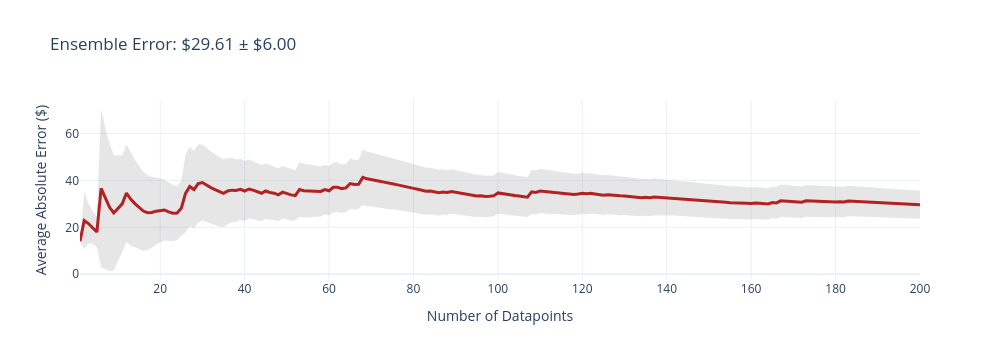
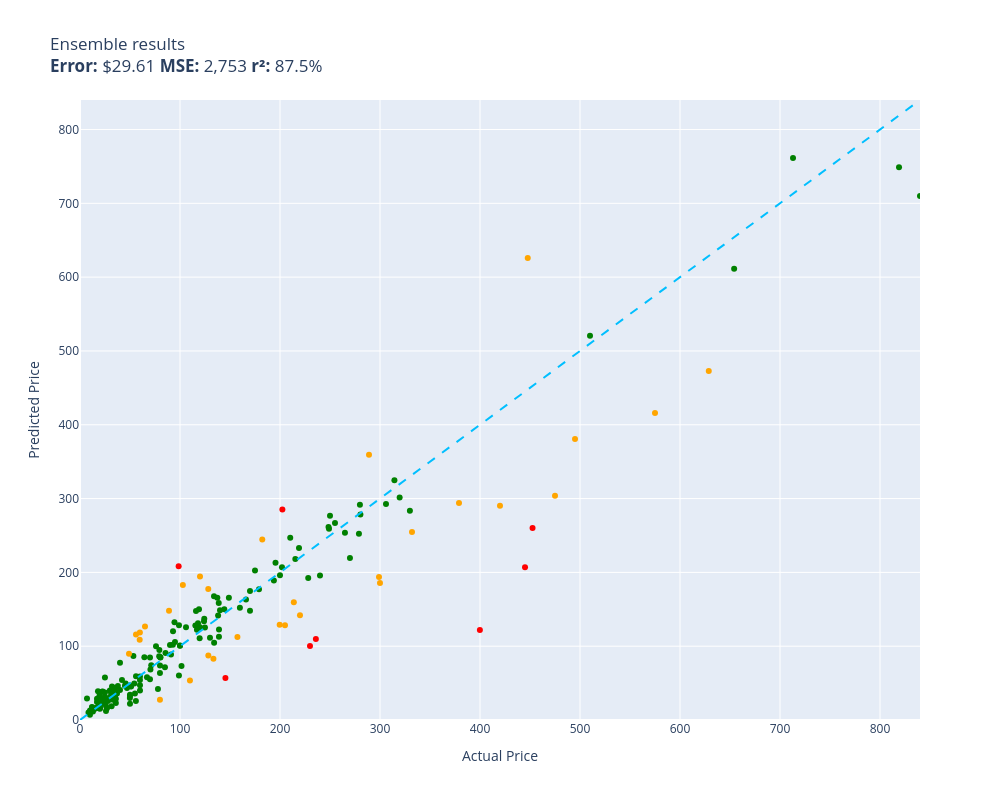

Here is the notebook cell these charts were saved with, in order:
### Code cell
evaluate(ensemble, test)

### Figure 1 — Plotly figure (JSON) as saved in the notebook; plotly's stock layout.template omitted (floating-point values rounded to 4 significant figures; data arrays with more than 128 entries replaced by an {"elided": "..."} marker saying what was removed)
{"data": [{"fill": "toself", "fillcolor": "rgba(128,128,128,0.2)", "hoverinfo": "skip", "line": {"color": "rgba(255,255,255,0)"}, "name": "95% CI", "showlegend": false, "type": "scatter", "x": {"elided": "400 int values"}, "y": {"elided": "400 float values"}}, {"customdata": {"elided": "200x1 float values"}, "hovertemplate": "n=%{x}<br>Avg Error=$%{y:,.2f}<br>±95% CI=$%{customdata[0]:,.2f}<extra></extra>", "line": {"color": "firebrick", "width": 3}, "mode": "lines", "name": "Cumulative Avg Error", "type": "scatter", "x": {"elided": "200 int values"}, "y": {"elided": "200 float values"}}], "layout": {"height": 360, "showlegend": false, "title": {"text": "Ensemble Error: $29.61 ± $6.00"}, "width": 1000, "xaxis": {"title": {"text": "Number of Datapoints"}}, "yaxis": {"title": {"text": "Average Absolute Error ($)"}}}}

### Figure 2 — Plotly figure (JSON) as saved in the notebook; plotly's stock layout.template omitted (floating-point values rounded to 4 significant figures; data arrays with more than 128 entries replaced by an {"elided": "..."} marker saying what was removed)
{"data": [{"customdata": {"elided": "162x1 str values"}, "hovertemplate": "%{customdata[0]}<extra></extra>", "legendgroup": "green", "marker": {"color": "green", "size": 6, "symbol": "circle"}, "mode": "markers", "name": "green", "orientation": "v", "showlegend": true, "type": "scatter", "x": {"elided": "162 float values"}, "xaxis": "x", "y": {"elided": "162 float values"}, "yaxis": "y"}, {"customdata": [["RBC12-UPC Replacement Battery Cartridge ...\nGuess=$100.19 Actual=$229.99"], ["DEWALT 20V MAX* XR Impact Driver with Bl...\nGuess=$260.20 Actual=$452.53"], ["Aolemi Oil Rubbed Bronze Single Function...\nGuess=$208.35 Actual=$98.65"], ["Wenger City Upgrade Laptop Backpack with...\nGuess=$56.78 Actual=$145.42"], ["Evan-Fischer Front Bumper Cover Compatib...\nGuess=$285.18 Actual=$202.38"], ["Sumerain S1339CM Double Handle Widesprea...\nGuess=$109.60 Actual=$235.86"], ["Lighted Triangle Mirror Cabinet Bathroom...\nGuess=$206.90 Actual=$445.00"], ["Canon Sure Shot 90u 35mm Date Camera\nGuess=$121.96 Actual=$399.89"]], "hovertemplate": "%{customdata[0]}<extra></extra>", "legendgroup": "red", "marker": {"color": "red", "size": 6, "symbol": "circle"}, "mode": "markers", "name": "red", "orientation": "v", "showlegend": true, "type": "scatter", "x": [230.0, 452.5, 98.65, 145.4, 202.4, 235.9, 445.0, 399.9], "xaxis": "x", "y": [100.2, 260.2, 208.4, 56.78, 285.2, 109.6, 206.9, 122.0], "yaxis": "y"}, {"customdata": [["Metabo HPT 36V MultiVolt™ Cordless Rotar...\nGuess=$294.08 Actual=$379.00"], ["Bam Trekking 3027SB Single Black Clarine...\nGuess=$254.57 Actual=$332.00"], ["Mini PC, Kinupute Desktop Computer E3-12...\nGuess=$380.71 Actual=$495.00"], ["Clementoni 39132.5 Jigsaw Puzzle 1,000 P...\nGuess=$27.53 Actual=$79.95"], ["Evergreen HSHB2005 Cylinder Head Gasket ...\nGuess=$108.74 Actual=$59.69"], ["Travelpro Platinum Elite Slim Business L...\nGuess=$159.43 Actual=$213.83"], ["JRready ST6313 DT Deutsch Connector Kit,...\nGuess=$128.88 Actual=$199.68"], ["Dakota Alert MURS Alert Probe Sensor - M...\nGuess=$141.84 Actual=$219.99"], ["KOHLER 18865-CP Filtered Water Faucet, P...\nGuess=$303.93 Actual=$475.00"], ["Western Digital Enterprise RE4-GP 2TB SA...\nGuess=$53.50 Actual=$109.95"], ["Poison Spyder 10-08-020 Rocker Knocker\nGuess=$472.97 Actual=$628.76"], ["ANZO USA 111207 GMC SIERRA 99-06 / YUKON...\nGuess=$244.48 Actual=$182.28"], ["EMART Photography C Stand with Boom Arm,...\nGuess=$194.55 Actual=$119.99"], ["Grey Pneumatic 1311SD Impact Socket Set\nGuess=$112.60 Actual=$157.43"], ["Walker Exhaust Ultra EPA 16478 Direct Fi...\nGuess=$416.01 Actual=$574.99"], ["Mikrotik RB3011UIAS-RM RouterBOARD 10xGi...\nGuess=$193.71 Actual=$299.00"], ["DuraGo 29515020 Front Hub Assembly\nGuess=$87.52 Actual=$128.34"], ["Linkloos Solar Street Lights Outdoor Wat...\nGuess=$115.87 Actual=$55.99"], ["GENUINE VOLVO THERMOSTAT (3.0, 3.2) S60 ...\nGuess=$182.84 Actual=$102.85"], ["CradlePoint Compact Broadband Router (CB...\nGuess=$147.93 Actual=$89.00"], ["Hp Pavilion P7-1257c Motherboard Aahd3-h...\nGuess=$118.62 Actual=$59.86"], ["UPR Mach 1 Chin Spoiler Fits 94-98 Musta...\nGuess=$126.76 Actual=$64.99"], ["SP Air Corporation SP-8102BU 1/4-Inch He...\nGuess=$128.24 Actual=$204.99"], ["ROHL WSGUM3018WH Wire Sink Grids, White\nGuess=$177.62 Actual=$128.28"], ["A-Premium Front Suspension Steering Knuc...\nGuess=$89.60 Actual=$48.99"], ["Audio Techinca ATW-T1002 System 10 Handh...\nGuess=$359.40 Actual=$289.00"], ["Steering Wheel, Carbon Fiber Automotive ...\nGuess=$625.85 Actual=$447.74"], ["Pacific Drums PDCM1618TTRB 16 x 18 Inche...\nGuess=$290.19 Actual=$419.99"], ["HP Laserjet 2100 Laser Printer W/Test Pr...\nGuess=$185.75 Actual=$299.98"], ["Targus CityGear Durable Backpack, Black,...\nGuess=$83.01 Actual=$133.43"]], "hovertemplate": "%{customdata[0]}<extra></extra>", "legendgroup": "orange", "marker": {"color": "orange", "size": 6, "symbol": "circle"}, "mode": "markers", "name": "orange", "orientation": "v", "showlegend": true, "type": "scatter", "x": [379.0, 332.0, 495.0, 79.95, 59.69, 213.8, 199.7, 220.0, 475.0, 110.0, 628.8, 182.3, 120.0, 157.4, 575.0, 299.0, 128.3, 55.99, 102.8, 89.0, 59.86, 64.99, 205.0, 128.3, 48.99, 289.0, 447.7, 420.0, 300.0, 133.4], "xaxis": "x", "y": [294.1, 254.6, 380.7, 27.53, 108.7, 159.4, 128.9, 141.8, 303.9, 53.5, 473.0, 244.5, 194.6, 112.6, 416.0, 193.7, 87.52, 115.9, 182.8, 147.9, 118.6, 126.8, 128.2, 177.6, 89.6, 359.4, 625.8, 290.2, 185.8, 83.01], "yaxis": "y"}, {"hoverinfo": "skip", "line": {"color": "deepskyblue", "dash": "dash", "width": 2}, "mode": "lines", "name": "y = x", "showlegend": false, "type": "scatter", "x": [0, 840.0], "y": [0, 840.0]}], "layout": {"height": 800, "legend": {"title": {"text": "color"}, "tracegroupgap": 0}, "showlegend": false, "title": {"text": "Ensemble results<br><b>Error:</b> $29.61 <b>MSE:</b> 2,753 <b>r²:</b> 87.5%"}, "width": 1000, "xaxis": {"anchor": "y", "domain": [0, 1], "range": [0, 840.0], "title": {"text": "Actual Price"}}, "yaxis": {"anchor": "x", "domain": [0, 1], "range": [0, 840.0], "title": {"text": "Predicted Price"}}}}
